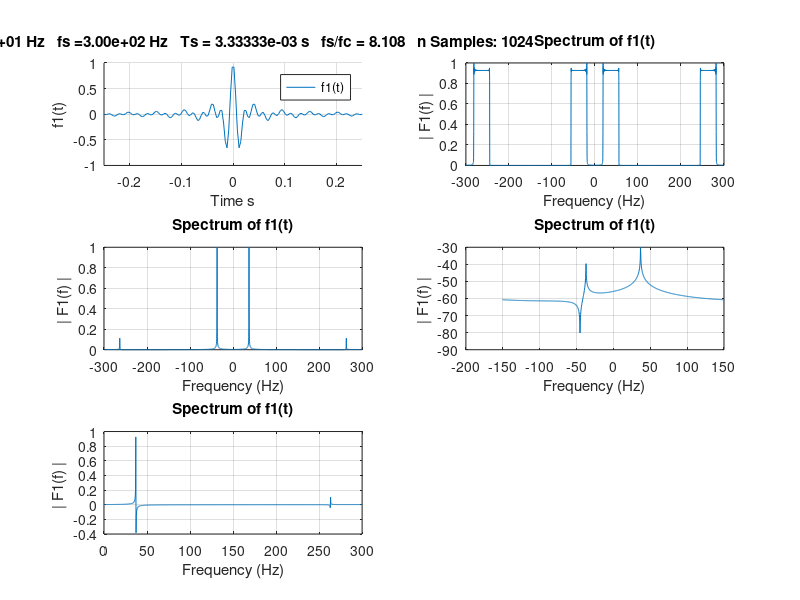
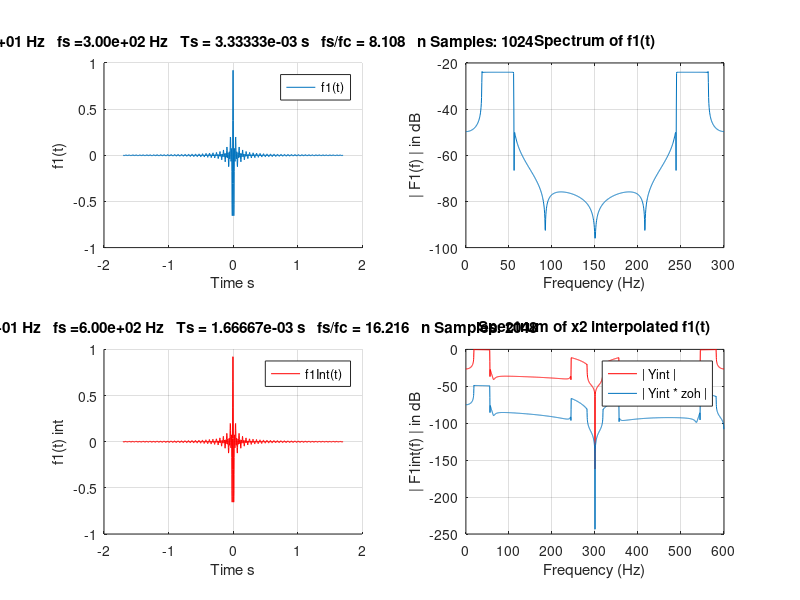
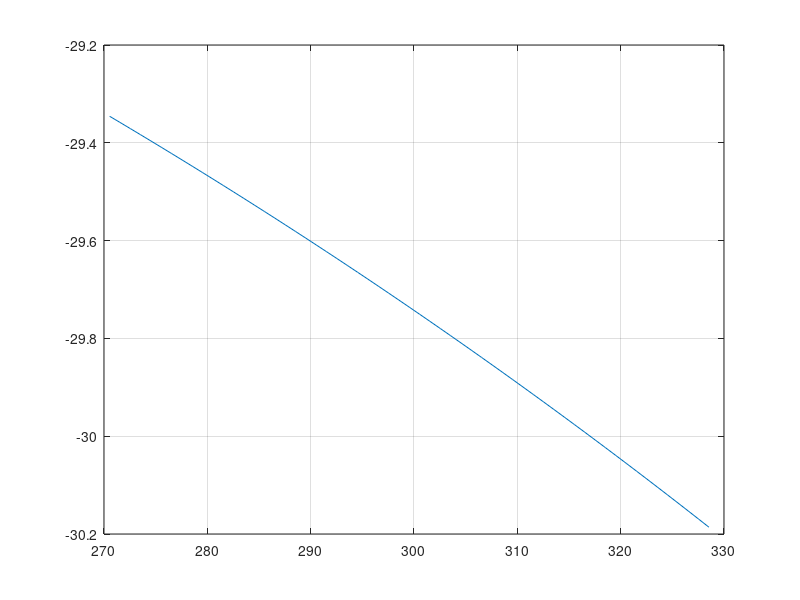
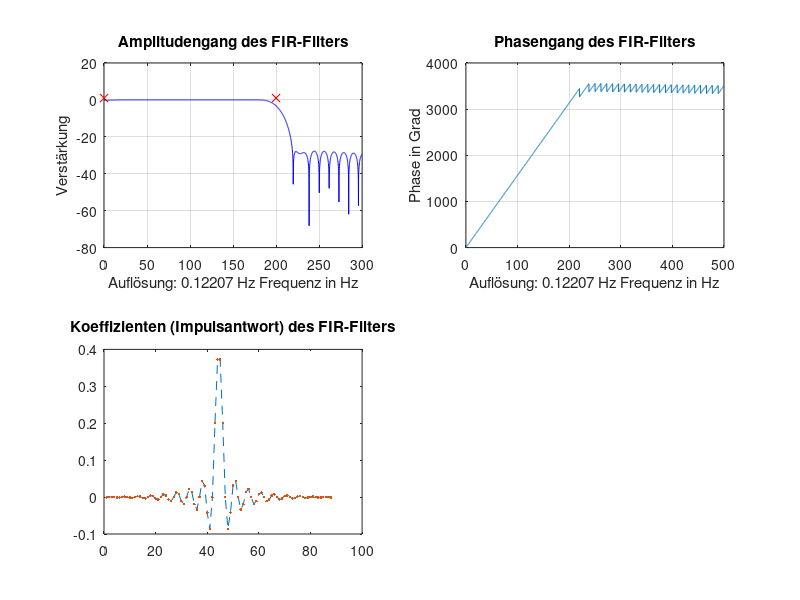

Source code (MATLAB) for these figures, in order:
% KardinalSinus test
%
% function disppos 
% h.f = figure; 
% plot(rand(1,10)); 
% grid on; 
% h.a=gca; 
% set(h.f,'WindowButtonDownFcn',{@druecken,h}); 
% set(h.f,'WindowButtonUpFcn', {@loesen,h}); 
% 
% 
% function druecken(o,e,h) 
% pt = get(h.a, 'CurrentPoint'); 
% set(h.f,'Name',num2str([pt(1,1) pt(1,2)])); 
% set(h.f, 'WindowButtonMotionFcn', {@ziehen,h}) 
% 
% function ziehen(o,e,h) 
% pt = get(h.a, 'CurrentPoint'); 
% set(h.f,'Name',num2str([pt(1,1) pt(1,2)])); 
% 
% function loesen(o,e,h) 
% set(h.f, 'WindowButtonMotionFcn', '');
% 

delete(findall(0,'type','line'))    % Inhalte der letztem plots löschen, figure handle behalten


fc=37;
Tc=1/fc;
fs=300;
Ts=1/fs;
L=1023;
t=[-L/2:1:L/2]*Ts;

%f1=0.95*fs*sinc(fc*t);
f1=sinc(fc*t).*cos(2*pi*fc*t);
fcmpx=cos(2*pi*fc*t)+0.8*i*sin(2*pi*fc*t);

Fs = fs;                    % Sampling frequency
T = Ts;                     % Sample time
NFFT = 2^nextpow2(L); % Next power of 2 from length of y
Y = fft(f1,NFFT)/L;
Fcmpx=fft(fcmpx,NFFT)/L;

Y=Y/max(abs(Y));
Fcmpx=Fcmpx/max(abs(Fcmpx));

f = Fs*linspace(0,1,NFFT/2-1);
fNP1 = Fs*linspace(-1,1,NFFT);
fNP = Fs*linspace(-1,1,2*NFFT);
ffull=Fs*linspace(0,1,NFFT);
ffake=2*Fs*linspace(-1,1,4*NFFT);

% Plot single-sided amplitude spectrum.
FcmpxShift=fftshift(abs(Fcmpx)/NFFT);
FcmpxShift=FcmpxShift/max(abs(FcmpxShift));

FcmpxShiftFake=zeros(1,2*length(FcmpxShift));
FcmpxShiftAb=zeros(1,4*length(FcmpxShift));

for k=1:length(FcmpxShiftFake)
    FcmpxShiftFake(k)=FcmpxShift(end);
end

for k=1:length(FcmpxShiftAb)
    FcmpxShiftAb(k)=FcmpxShift(end);
end

FcmpxShiftFake(0.25*end:0.75*(end-1))=FcmpxShift;
FcmpxShiftAb((0.25/2)*end+(length(FcmpxShiftAb)/4):...
             (0.75/2)*(end-1)+(length(FcmpxShiftAb)/4))=FcmpxShift;
FcmpxShiftAb((0.25/2)*end+(length(FcmpxShiftAb)/2):...
             (0.75/2)*(end-1)+(length(FcmpxShiftAb)/2))=FcmpxShift;
FcmpxShiftAb((0.25/2)*end:...
             (0.75/2)*(end-1))=FcmpxShift;

f88=figure(88);

% h.f = figure; 
% plot(rand(1,10)); 
% grid on; 
% h.a=gca; 

subplot(321);
plot(ffake(0.25*end:0.75*(end-1)),(abs(FcmpxShiftFake)));grid on; 
title('Spektrum der kompl. Schwingung mit nicht- idealem Verlauf')
xlabel('Frequenz (Hz)')
ylabel('| Fcmpx(f) | ')
xlim([-fs fs]);
ylim([0 1.1]);
title(['fc =' num2str(fc,'%.d') ' Hz'...
       '   fs = inf'...
       '   Ts = 0' ...
       ])

   
   
subplot(323);
plot(ffake,(abs(FcmpxShiftAb)));grid on; 
xlabel('Frequenz (Hz)')
ylabel('| F1(f) | ')
ylim([0 1.1]);
xlim([-fs fs]);
title(['Spektrum nach Abtastung'])

% fc =' num2str(fc,'%d') ' Hz'...
%        '   fs =' num2str(fs,'%d') ' Hz'...
%        '   Ts = ' num2str(1/fs,'%.3e') ' s'...
%        '   n Samples: ' num2str(length(t),'%d')

subplot(325);
plot(ffake,(abs(FcmpxShiftAb)));grid on; 
title('Spectrum of f1(t)')
xlabel('Frequenz (Hz)')
ylabel('| F1(f) | ')
xlim([-fs*(4/3) fs*(4/3)]);
title(['fc =' num2str(fc,'%d') ' Hz'...
       '   fs =' num2str(fs,'%d') ' Hz'...
       '   Ts = ' num2str(1/fs,'%.3e') ' s'...
       '   n Samples: ' num2str(length(t),'%d')...
       ])
ylim([0 1.1]);
text(-fs,-25e-2,['\fontname{arial}-f_s'],'HorizontalAlignment','center','FontWeight','bold','FontSize',14,'Color','r')
text(fs,-25e-2,['\fontname{arial}f_s'],'HorizontalAlignment','center','FontWeight','bold','FontSize',14,'Color','r')
line([-fs -fs],[0 1.1],'color','r','linestyle','--')
line([fs fs],[0 1.1],'color','r','linestyle','--')


%%%%%%%%%%%%%%%%%%%%%%%%
p1=figure(1);
subplot(321);
hold on;
plot(t,f1);grid on;
hold off;
legend('f1(t)');
title('f1(t)')
xlim([-0.25 0.25]);
xlabel('Time s')
ylabel('f1(t)')

title(['fc =' num2str(fc,'%.2e') ' Hz'...
       '   fs =' num2str(fs,'%.2e') ' Hz'...
       '   Ts = ' num2str(1/fs,'%.5e') ' s'...
       '   fs/fc = ' num2str(fs/fc,'%.3f')...
       '   n Samples: ' num2str(length(t),'%i')...
       ])

subplot(322);
% Plot single-sided amplitude spectrum.
plot(fNP,(abs([fliplr(Y) Y])));grid on; 
title('Spectrum of f1(t)')
xlabel('Frequency (Hz)')
ylabel('| F1(f) | ')

% Plot single-sided amplitude spectrum.
subplot(323);
plot(fNP,(abs([fliplr(Fcmpx) Fcmpx])));grid on; 
title('Spectrum of f1(t)')
xlabel('Frequency (Hz)')
ylabel('| F1(f) | ')

FcmpxShift=fftshift(abs(Fcmpx)/NFFT);
subplot(324);
plot(fNP(end/4:(end-1)*0.75),10*log10(abs(FcmpxShift)));grid on; 
title('Spectrum of f1(t)')
xlabel('Frequency (Hz)')
ylabel('| F1(f) | ')

subplot(325);
plot(ffull,Fcmpx);grid on; 
title('Spectrum of f1(t)')
xlabel('Frequency (Hz)')
ylabel('| F1(f) | ')

% f1 um x2 Interpolieren
%

f1Interpol=zeros(1,2*length(f1));
length(f1);
length(f1Interpol);
ti=[-length(t):1:length(t)-1]*Ts/2;

j=1;

for k=1:length(f1)-1
    f1Interpol(j)=f1(k);
    f1Interpol(j+1)=(f1(k+1)+f1(k))/2;
    j=j+2;
end

% 
f2=f1;

% fn=figure(33);
% plot(t,rec)

p2=figure(2);
subplot(221);
hold on;
plot(t,f1);grid on;
hold off;
legend('f1(t)');
title('f1(t)')
xlabel('Time s')
ylabel('f1(t)')

title(['fc =' num2str(fc,'%.2e') ' Hz'...
       '   fs =' num2str(fs,'%.2e') ' Hz'...
       '   Ts = ' num2str(1/fs,'%.5e') ' s'...
       '   fs/fc = ' num2str(fs/fc,'%.3f')...
       '   n Samples: ' num2str(length(t),'%i')...
       ])

subplot(223);
hold on;
plot(ti,f1Interpol,'r');grid on;
hold off;
%ylim([min(sr) max(sr)]);
%set(gca,'XTick',(-10*fc:10*fc));
%set(gca,'YTick',(0:0.1:2));
legend('f1Int(t)');
title('f1(t) INTERPOLIERT')
xlabel('Time s')
ylabel('f1(t) int')

title(['fc =' num2str(fc,'%.2e') ' Hz'...
       '   fs =' num2str(2*fs,'%.2e') ' Hz'...
       '   Ts = ' num2str(Ts/2,'%.5e') ' s'...
       '   fs/fc = ' num2str(2*fs/fc,'%.3f')...
       '   n Samples: ' num2str(length(ti),'%i')...
       ])

Fs = fs;                    % Sampling frequency
T = 1/Fs;                     % Sample time
NFFT = 2^nextpow2(L); % Next power of 2 from length of y
Y = fft(f1,NFFT)/L;

f = Fs/2*linspace(0,1,NFFT/2+1);
% Plot single-sided amplitude spectrum.
subplot(222);
plot(f,2*abs(Y(1:NFFT/2+1)));grid on; 
title('Spectrum of f1(t)')
xlabel('Frequency (Hz)')
ylabel('|F1(f)|')

subplot(222);
ffull=Fs*linspace(0,1,NFFT);
% Plot single-sided amplitude spectrum.
plot(ffull,10*log10(abs(Y)));grid on; 
title('Spectrum of f1(t)')
xlabel('Frequency (Hz)')
ylabel('| F1(f) | in dB')


% Plot Interpol. Spektrum
%
Fs = 2*Fs;                    % Sampling frequency
T = 1/Fs;                     % Sample time
Li=2*L;
NFFT = 2^nextpow2(Li); % Next power of 2 from length of y
Yint = fft(f1Interpol,NFFT)/Li;

subplot(224);
fifull=Fs*linspace(0,1,NFFT);
plot(fifull,10*log10(abs(Yint)/max(abs(Yint))),'r');grid on; 
title('Spectrum of x2 interpolated f1(t)')
xlabel('Frequency (Hz)')
ylabel('| F1int(f) | in dB')


% Spektrum von s(t) mit sinc multiplizieren entspricht im Zeitbereich
% einer Faltung mit einem Impuls  -> 
% Sample and Hold -> Zero Order Hold 

zoh=Ts*sinc(Ts*fifull);
hold on;
plot(fifull(1:end-1),10*log10(abs(zoh(1:end-1).*Yint(1:end-1))));grid on; 
hold off;
legend('| Yint |','| Yint * zoh |');
af=[fifull(end/2-100):fifull(end/2+100)];

p3=figure(3);
plot(af,10*log10(0.5*Ts*sinc(0.5*Ts*af)));grid
% set(gca,'XTick',(0:1/fc:n*(1/fc))*UNIT);
% set(gca,'YTick',(-ymax3:(2*ymax3)/10:ymax3));
% xlabel('Periode n*Tc / ns');
% ylim([-ymax3 ymax3]);

% FIR Interpolation und inverser sinc filter
%

p4=figure(4);
% Fs=1000;
% L=1000;
% t=[0:1:L-1]*1e-3;
% % sinc freq
% fc=1;
% Tc=1/fc;

%Ordnung n: 
n = 87; % Anzahl der Nullstellen in der kompl. Ebene 
fa = 1000; % Abtastfrequenz in Hz passend zur Signalverarbeitungs-Hardware wählen 
fn = fa/2; % Nyquistfrequenz 
%Wn = 4000/fn; % -6 dB – Grenzfrequenz in Hz 
%FIRkoeff = fir1(n, Wn, 'low'); % TP-Filter 

% Alternativ der Entwurf eines Bandpasses: 
pass1 = 0.1; % -6 dB – Grenzfrequenz in Hz 
pass2 = 200; % -6 dB – Grenzfrequenz in Hz 
Wn = [pass1/fn pass2/fn]; 
FIRkoeff = fir1(n, Wn, 'bandpass'); % BP-Filter 

% Darstellung der Koeffizienten: 
subplot(223);
plot(FIRkoeff, '--') 
hold on; 
plot(FIRkoeff, '.') 
hold off 
title('Koeffizienten (Impulsantwort) des FIR-Filters') 

% Zunächst den Nennerkoeffizientenvektor erstellen: 
% (nötig zur korrekten Rechnung mit freqz, grpdelay, zplane) 
a = zeros(size(FIRkoeff)); % oder: a = zeros(1, n+1); 
a(1) = 1; 
% freqz über Aufruf mit Koeffizientenvektoren 
cntW = 4096; 
% Standardmäßig (ohne zusätzliche Parameterangabe cntW) werden nur 512 Frequenzpunkte 
% berechnet! 
[Hfir, Wfir] = freqz(FIRkoeff, a, cntW); % mit 0 <= Wfir <= pi 
df = Wfir(2)/pi*fn; % oder: df = fn/length(Wfir); 
% df (delta_f) ist der Abstand zwischen den Frequenzpunkten in Hz 
% d.h. df entspricht der Frequenzauflösung in Hz 
amplFIR = abs(Hfir); 
phaseFIR = angle(Hfir); 


% Darstellung des Amplitudengangs (linear): 
%fig = figure(fig+1); 
subplot(221);
fFir=Wfir/pi*fn;

plot(fFir(1:300/df), 10*log10(amplFIR(1:300/df)), 'b');grid 
%axis([0 fn -0.1 1.1]); 
title('Amplitudengang des FIR-Filters') 
ylabel('Verstärkung') 
xlabel(['Auflösung: ',num2str(df),' Hz Frequenz in Hz']) 
hold on; 
plot(Wn*fn,1,'rx') 
hold off; 
% Darstellung der Phase: 
subplot(222);
plot(Wfir/pi*fn, -unwrap(phaseFIR)/pi*180) 
title('Phasengang des FIR-Filters') 
ylabel('Phase in Grad') 
xlabel(['Auflösung: ',num2str(df),' Hz Frequenz in Hz']) 
grid 

% si- gewichtung
sigw= @(f,T) sin(pi*f*T)./(pi*f);

% Sinus sweep
fs=400;
Ts=1/fs;
n=2048;
time=[0:Ts:n*Ts-Ts];
timeZ=[fliplr(time(2:end/2))*(-1) time(1:end/2) length(time)*Ts];
f0=0; f1=65;
yChirp=chirp(time,f0,(n*Ts),f1);

% Test si- Spectrum
ySiZ=sin(pi*time(2:end/2)*50)./(pi*time(2:end/2)*50);
ySi=[fliplr(ySiZ) 1 1 ySiZ];

% Test Rect Spectrum
yRect=zeros(1,n);
yRect(2:501)=ones(1,500);
yRectZ=zeros(1,n);
yRectZ(n/2-249:n/2+250)=ones(1,500);

% Sweep Spektrum
Ls=n;
NFFT = 2^nextpow2(Ls); % Next power of 2 from length of y
window = blackman(Ls);
yChirp=yChirp.';

% Si fft
YSi=fft(ySi.',NFFT)/Ls;

% Rect fft
Yrect=fft(yRect.',NFFT)/Ls;
YrectZ=fft(yRectZ.',NFFT)/Ls;

% Ychirp fft
Ychirp = fft(yChirp,NFFT)/Ls;

%fChirp=Fs*linspace(0,1,NFFT);
fChirp = fs/2*linspace(0,1,NFFT/2+1);
fChirpFull = fs*linspace(0,1,NFFT);

ptemp=figure(5);
subplot(421);
plot(fChirpFull, sigw(fChirpFull,Ts));grid;
title('si- Gewichtungsfunktion');

subplot(423);
plot(time,ySi);grid;
subplot(424);
plot(fChirp,abs(YSi(1:NFFT/2+1)),'g');grid on;

subplot(425);
plot(time,yRect);grid;xlim([-10,10]);
subplot(426);
%plot(fChirp(1:800),abs(Yrect(1:800)),'g');grid on;

subplot(427);
plot(timeZ,yRectZ);grid;xlim([-10,10]);
subplot(428);
%plot(fChirp(1:800),abs(YrectZ(1:800)),'g');grid on;

%plot(fChirp,abs(Ychirp)/max(abs(Ychirp)),'r');grid on; 
%plot(fChirp(1:end-1),2*abs(Ychirp(1:NFFT/2)),'g');grid on;       % Plot single-sided amplitude spectrum.

YchirpNP=[fliplr(abs(Ychirp)); abs(Ychirp)];
fChirpNP = linspace(-1,1,2*NFFT)*fs;

%%%%%%%%%%%%%%%%%%%%%%%%%%%
YchirpNACHFFTEXAMPLE = fft(yChirp,NFFT)/Ls;
YchirpNACHFFTEXAMPLEamp=fftshift(abs(YchirpNACHFFTEXAMPLE)/NFFT);
%%%%%%%%%%%%%%%%%%%%%%%%%%%


p6=figure(6);
subplot(421);
plot(fChirpNP,YchirpNP,'g');grid on;       % Plot single-sided amplitude spectrum.
title(['Spectrum of chirp- Signal ' num2str(f0,'%.2e')...
       ' Hz ... ' num2str(f1,'%.2e') ' Hz'...
       ])
xlabel('Frequency (Hz)')
ylabel('| Chirp(t) | ')

subplot(423)
%plot(fChirp,abs(Ychirp)/max(abs(Ychirp)),'r');grid on; 
plot(fChirp(1:end/2),2*abs(Ychirp(1:NFFT/4)),'g');grid on;       % Plot single-sided amplitude spectrum.
title(['Spectrum of chirp- Signal ' num2str(f0,'%.2e')...
       ' Hz ... ' num2str(f1,'%.2e') ' Hz'...
       ])
xlabel('Frequency (Hz)')
ylabel('| Chirp(t) | ')

subplot(427)
%plot(fChirp,abs(Ychirp)/max(abs(Ychirp)),'r');grid on; 
plot([-NFFT/2+1:NFFT/2]*(fs/NFFT),YchirpNACHFFTEXAMPLEamp,'g');grid on;       % Plot single-sided amplitude spectrum.
title(['Spectrum of chirp- Signal ' num2str(f0,'%.2e')...
       ' Hz ... ' num2str(f1,'%.2e') ' Hz'...
       ])
xlabel('Frequency (Hz)')
ylabel('| Chirp(t) | ')

subplot(422)
%plot(fChirp,10*log10(abs(Ychirp)/max(abs(Ychirp))),'r');grid on; 
plot(fChirp(1:end-1),10*log10(2*abs(Ychirp(1:NFFT/2))),'g');grid on;       % Plot single-sided amplitude spectrum.
title(['Spectrum of chirp- Signal ' num2str(f0,'%.2e')...
       ' Hz ... ' num2str(f1,'%.2e') ' Hz'...
       ])
xlabel('Frequency (Hz)')
ylabel('| Chirp(t) | in dB')

subplot(424)
%plot(fChirp,10*log10(abs(Ychirp)/max(abs(Ychirp))),'r');grid on; 
plot(fChirp(1:end/2),10*log10(2*abs(Ychirp(1:NFFT/4))),'g');grid on;       % Plot single-sided amplitude spectrum.
title(['Spectrum of chirp- Signal ' num2str(f0,'%.2e')...
       ' Hz ... ' num2str(f1,'%.2e') ' Hz'...
       ])
xlabel('Frequency (Hz)')
ylabel('| Chirp(t) | in dB')


subplot(428)
%plot(fChirp,abs(Ychirp)/max(abs(Ychirp)),'r');grid on; 
plot([-NFFT/2+1:NFFT/2]*(fs/NFFT),10*log10(YchirpNACHFFTEXAMPLEamp),'g');grid on;       % Plot single-sided amplitude spectrum.
title(['Spectrum of chirp- Signal ' num2str(f0,'%.2e')...
       ' Hz ... ' num2str(f1,'%.2e') ' Hz'...
       ])
xlabel('Frequency (Hz)')
ylabel('| Chirp(t) | in dB ')



% Interpolate signal


yChirpInt=zeros(1,2*length(yChirp));
yChirpIntZero=zeros(1,2*length(yChirp));
timeInt=[-length(t):1:length(t)-1]*Ts/2;

j=1;
for k=1:length(yChirp)-1
    yChirpInt(j)=yChirp(k);
    yChirpIntZero(j)=yChirp(k);
    yChirpInt(j+1)=(yChirp(k+1)+yChirp(k))/2;
    j=j+2;
end

Lint=2*n;
NFFTint = 2^nextpow2(Lint); % Next power of 2 from length of y
YchirpInt = fft(yChirpInt,NFFTint)/Lint;
YchirpIntZero = fft(yChirpIntZero,NFFTint)/Lint;
%fChirp=Fs*linspace(0,1,NFFT);
fChirpInt = (fs*2)/2*linspace(0,1,NFFTint/2+1);

subplot(425)
%plot(fChirp,abs(Ychirp)/max(abs(Ychirp)),'r');grid on; 
plot(fChirpInt(1:end-1),2*abs(YchirpInt(1:NFFTint/2)),'g');grid on;       % Plot single-sided amplitude spectrum.
title(['Spectrum of chirp- Signal ' num2str(f0,'%.2e')...
       ' Hz ... ' num2str(f1,'%.2e') ' Hz'...
       ])
xlabel('Frequency (Hz)')
ylabel('| Chirp(t) | ')

subplot(426)
%plot(fChirp,abs(Ychirp)/max(abs(Ychirp)),'r');grid on; 
plot(fChirpInt(1:end-1),10*log10(2*abs(YchirpInt(1:NFFTint/2))),'g');grid on;       % Plot single-sided amplitude spectrum.
title(['Spectrum of chirp- Signal ' num2str(f0,'%.2e')...
       ' Hz ... ' num2str(f1,'%.2e') ' Hz'...
       ])
xlabel('Frequency (Hz)')
ylabel('| Chirp(t) in dB | ')


% x2 Interpoliertes Chirp in grss
fChirpFull=linspace(0,1,NFFT)*fs;
fChirpFullInt=linspace(0,1,NFFTint)*2*fs;

ySiBew=sin(pi*fChirpFullInt*Ts/2)./(pi*fChirpFullInt);
ySiBew=2*cos(2*pi*fChirpFullInt*(NFFTint)).^2;

%%%%%%%%%%%%%%%%%%%%%%%%%%%%%%%%%%%%%%

p7=figure(7);
subplot(311);
plot(fChirpFull,10*log10(Ychirp),'b');grid on;       % Plot single-sided amplitude spectrum.
title(['Chirp- Signals mit f0 = ' num2str(f0,'%d')...
       ' Hz ... f1 = ' num2str(f1,'%d') ' Hz'...
       '       fs =' num2str(fs,'%d') ' Hz'...
       '       Ts = ' num2str(1/fs,'%.3e') ' s'...
       '       n Samples: ' num2str(length(yChirp),'%i')...
       '       NFFT: ' num2str(NFFT,'%i')...
       ])
ylim([-50 -10]);
xlabel('Frequency (Hz)')
ylabel('| Chirp(f) | in dB ')


subplot(312);
plot(fChirpFullInt,10*log10(abs(YchirpIntZero)),'b');grid on;       % Plot single-sided amplitude spectrum.
title(['(Signalvektor verdoppelt, Nullen eingefügt)   Chirp- Signals mit f0 = ' num2str(f0,'%d')...
       ' Hz ... f1 = ' num2str(f1,'%d') ' Hz'...
       '       fs =' num2str(fs*2,'%d') ' Hz'...
       '       Ts = ' num2str(1/(2*fs),'%.3e') ' s'...
       '       n Samples: ' num2str(length(yChirpInt),'%i')...
       '       NFFT: ' num2str(NFFTint,'%i')...
       ])
ylim([-50 -10]);
xlabel('Frequency (Hz)')
ylabel('| Chirp(f) | in dB ')


subplot(313);
plot(fChirpFullInt,10*log10(abs(YchirpInt)),'b');grid on;       % Plot single-sided amplitude spectrum.
title(['(Signalvektor x2 Interpoliert)   Chirp- Signals mit f0 = ' num2str(f0,'%d')...
       ' Hz ... f1 = ' num2str(f1,'%d') ' Hz'...
       '       fs =' num2str(fs*2,'%d') ' Hz'...
       '       Ts = ' num2str(1/(2*fs),'%.3e') ' s'...
       '       n Samples: ' num2str(length(yChirpInt),'%i')...
       '       NFFT: ' num2str(NFFTint,'%i')...
       ])
ylim([-50 -10]);
xlabel('Frequency (Hz)')
ylabel('| Chirp(f) | in dB ')



Ta1=50e-3;
fa1=1/Ta1;
Ta2=Ta1/2;
fa2=1/Ta2;
f0=1;
n=1024;
ts=[0:1:n]*Ta1;
yS=sin(2*pi*f0*ts);

tsDob=[0:1:2*n+1]*Ta2;
ySDob=sin(2*pi*f0*tsDob);

tsInt=[0:1:2*n+1]*Ta2;
ySInt=zeros(1,length(yS)*2);

j=1;
for k=1:length(yS)
    ySInt(j)=yS(k);
%    ySInt(j+1)=(yS(k+1)+yS(k))/2;
    ySInt(j+1)=0;
    j=j+2;
end

p8=figure(8);
subplot(321);
stem(ts,yS,'LineWidth',2,'MarkerFaceColor','b');grid;
legend('ySin=sin(2*pi*f0*t)','Location','NorthWest')
xlim([0 0.25]);
ylim([0 1.1]);
title(['Sinus  mit  f0 =' num2str(f0,'%.2f') ' Hz'...
       '   fa =' num2str(fa1,'%.2f') ' Hz'...
       '   Ta = ' num2str(Ta1,'%.2e') ' s'...
       ])
set(gca, 'Layer','bottom')
box on;

subplot(323);
hold on;
stem(tsInt,ySInt,'LineWidth',2,'MarkerSize',8,'MarkerFaceColor','b');
stem(tsInt,conv(ySInt(2:end-1),[0.5 1 0.5]),'r','MarkerFaceColor','r');grid on;
hold off;
legend('ySinZero','conv(ySinZero(2:end-1),[0.5 1 0.5])','Location','NorthWest')
xlim([0 0.25]);
ylim([0 1.1]);
set(gca, 'Layer','bottom')
box on;

subplot(325);
stem(tsDob,ySDob,'LineWidth',2,'MarkerFaceColor','b');grid;
xlim([0 0.25]);
ylim([0 1.1]);
title(['Sinus  mit  f0 =' num2str(f0,'%.2f') ' Hz'...
       '   fa =' num2str(fa2,'%.2f') ' Hz'...
       '   Ta = ' num2str(Ta2,'%.2e') ' s'...
       ])
set(gca, 'Layer','bottom')
box on;
% 
% p8=figure(8);
% T0=1/10;
% tsi=[-50:T0:50];
% ySi=sin(pi*T0*tsi)./(pi*tsi);
% ySi=ySi/max(ySi);
% plot(tsi,ySi);grid on;

% Spektren
L=n;
NFFT = 2^nextpow2(L); % Next power of 2 from length of y
fsp = fa1*linspace(0,1,NFFT);
YS=fft(yS,NFFT)/L;

NFFT2 = 2^nextpow2(2*L); % Next power of 2 from length of y
fsp2 = fa2*linspace(0,1,NFFT2);
YSintZ=fft(ySInt,NFFT2)/(2*L);
YSintConv=fft(conv(ySInt(2:end-1),[0.5 1 0.5]),NFFT2)/(2*L);
YSDob=fft(ySDob,NFFT2)/(2*L);



subplot(322);
plot(fsp,10*log10(abs(YS)));grid on;
xlabel('Frequency (Hz)')
ylabel('| A(f) | in dB')
title(['f0 =' num2str(f0,'%.2f') ' Hz'...
       '   fa =' num2str(fa1,'%.2f') ' Hz'...
       '   Ta = ' num2str(Ta1,'%.5f') ' s'...
       '   n Samples: ' num2str(length(fsp),'%i')...
       '   NFFT: ' num2str(NFFT,'%i')...
       ])
set(gca, 'Layer','bottom')
ylim([-50 0]);
box on;

subplot(324);
hold on;
plot(fsp2,10*log10(abs(YSintZ)),'b');grid on;
plot(fsp2,10*log10(abs(YSintConv)),'r');grid on;
hold off;
xlabel('Frequency (Hz)')
ylabel('| A(f) | in dB')
title(['f0 =' num2str(f0,'%.2f') ' Hz'...
       '   fa =' num2str(fa2,'%.2f') ' Hz'...
       '   Ta = ' num2str(Ta2,'%.5f') ' s'...
       '   n Samples: ' num2str(length(fsp2),'%i')...
       '   NFFT: ' num2str(NFFT2,'%i')...
       ])
legend('A\_SinZero','A\_SinInt','Location','NorthEast');
set(gca, 'Layer','bottom')
ylim([-50 0]);
box on;

subplot(326);
plot(fsp2,10*log10(abs(YSDob)),'b');grid on;
xlabel('Frequency (Hz)')
ylabel('| A(f) | in dB')
title(['f0 =' num2str(f0,'%.2f') ' Hz'...
       '   fa =' num2str(fa2,'%.2f') ' Hz'...
       '   Ta = ' num2str(Ta2,'%.5f') ' s'...
       '   n Samples: ' num2str(length(fsp2),'%i')...
       '   NFFT: ' num2str(NFFT2,'%i')...
       ])
legend('A\_Sin2fa','Location','NorthEast');
set(gca, 'Layer','bottom')
ylim([-50 0]);
box on;   
   



%%%%%%%%%%%%%%%%%%%%%%%%%%%%%
%andere Ansicht
% 
% % Spektren
% L=n;
% NFFT = 2^nextpow2(L); % Next power of 2 from length of y
% fsp = fa1*linspace(0,1,NFFT);
% YS=fft(yS,NFFT)/L;
% 
% NFFT2 = 2^nextpow2(2*L); % Next power of 2 from length of y
% fsp2 = fa2*linspace(0,1,NFFT2);
% YSintZ=fft(ySInt,NFFT2)/(2*L);
% YSintConv=fft(conv(ySInt(2:end-1),[0.5 1 0.5]),NFFT2)/(2*L);
% YSDob=fft(ySDob,NFFT2)/(2*L);
% 
% p9=figure(9);
% subplot(211);
% stem(ts,yS,'LineWidth',2,'MarkerFaceColor','b');grid;
% legend('ySin=sin(2*pi*f0*t)','Location','NorthWest')
% xlim([0 0.25]);
% ylim([0 1.1]);
% title(['Sinus  mit  f0 =' num2str(f0,'%.2f') ' Hz'...
%        '   fa =' num2str(fa1,'%.2f') ' Hz'...
%        '   Ta = ' num2str(Ta1,'%.2e') ' s'...
%        ])
% set(gca, 'Layer','bottom')
% box on;
% 
% 
% 
% subplot(212);
% plot(fsp,10*log10(abs(YS)));grid on;
% xlabel('Frequency (Hz)')
% ylabel('| A(f) | in dB')
% title(['f0 =' num2str(f0,'%.2f') ' Hz'...
%        '   fa =' num2str(fa1,'%.2f') ' Hz'...
%        '   Ta = ' num2str(Ta1,'%.5f') ' s'...
%        '   n Samples: ' num2str(length(fsp),'%i')...
%        '   NFFT: ' num2str(NFFT,'%i')...
%        ])
% set(gca, 'Layer','bottom')
% box on;
% 
% p10=figure(10);
% subplot(211);
% hold on;
% stem(tsInt,ySInt,'LineWidth',2,'MarkerSize',8,'MarkerFaceColor','b');
% stem(tsInt,conv(ySInt(2:end-1),[0.5 1 0.5]),'r','MarkerFaceColor','r');grid on;
% hold off;
% legend('ySinZero','conv(ySinZero(2:end-1),[0.5 1 0.5])','Location','NorthWest')
% xlim([0 0.25]);
% ylim([0 1.1]);
% set(gca, 'Layer','bottom')
% box on;
% 
% subplot(212);
% hold on;
% plot(fsp2,10*log10(abs(YSintZ)),'b');grid on;
% plot(fsp2,10*log10(abs(YSintConv)),'r');grid on;
% hold off;
% xlabel('Frequency (Hz)')
% ylabel('| A(f) | in dB')
% title(['f0 =' num2str(f0,'%.2f') ' Hz'...
%        '   fa =' num2str(fa2,'%.2f') ' Hz'...
%        '   Ta = ' num2str(Ta2,'%.5f') ' s'...
%        '   n Samples: ' num2str(length(fsp2),'%i')...
%        '   NFFT: ' num2str(NFFT2,'%i')...
%        ])
% set(gca, 'Layer','bottom')
% box on;
% 
% 
% p11=figure(11);
% subplot(211);
% stem(tsDob,ySDob,'LineWidth',2,'MarkerFaceColor','b');grid;
% xlim([0 0.25]);
% ylim([0 1.1]);
% title(['Sinus  mit  f0 =' num2str(f0,'%.2f') ' Hz'...
%        '   fa =' num2str(fa2,'%.2f') ' Hz'...
%        '   Ta = ' num2str(Ta2,'%.2e') ' s'...
%        ])
% set(gca, 'Layer','bottom')
% box on;
% 
% subplot(212);
% plot(fsp2,10*log10(abs(YSDob)),'b');grid on;
% xlabel('Frequency (Hz)')
% ylabel('| A(f) | in dB')
% title(['f0 =' num2str(f0,'%.2f') ' Hz'...
%        '   fa =' num2str(fa2,'%.2f') ' Hz'...
%        '   Ta = ' num2str(Ta2,'%.5f') ' s'...
%        '   n Samples: ' num2str(length(fsp2),'%i')...
%        '   NFFT: ' num2str(NFFT2,'%i')...
%        ])
% set(gca, 'Layer','bottom')
% box on;  
% 
% p8=figure(8);
% T0=1/10;
% tsi=[-50:T0:50];
% ySi=sin(pi*T0*tsi)./(pi*tsi);
% ySi=ySi/max(ySi);
% plot(tsi,ySi);grid on;

   
%%%%%%%%%%%%%%%%%%%%%%%%%%%%%


% Sinus sweep

%clear all;
% 
% tstart = -1;
% tstop  = 1;
% fmax   = 10;
% 
% t = tstart:.0001:tstop;
% 
% y = atan(7*t);
% 
% y = (y - y(1));
% y = y / y(length(y));
% 
% fu=figure(3)
% subplot(3,1,1);
% plot(t, y);
% 
% dy = diff(y)./diff(t);
% 
% subplot(3,1,2);
% plot(t(1:(length(t)-1)), dy);
% 
% s = sin(100*y);
% 
% subplot(3,1,3);
% plot(t, s);
% 
% fu=figure(4)
% subplot(3,1,1);

